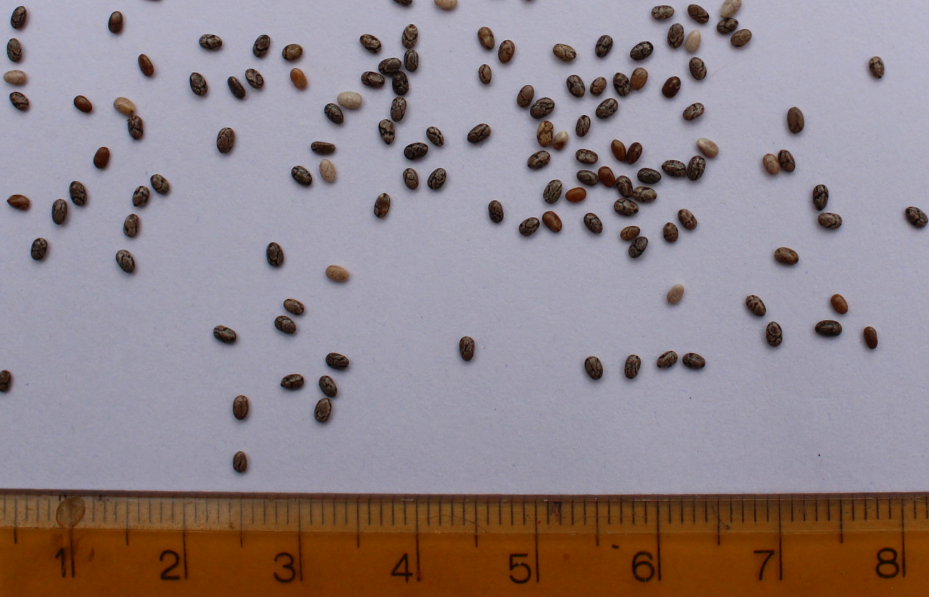
#> input picture Practica1/data/process2.png, 1857 x 1194 px (shown at 1/2 size)
$ python process2_v02.py
#> lines starting #> are read from the running program, lines starting #| are printed output that depends on the picture; after the words box and inside, x2 and y2 are one past the last pixel; in counts of white or black regions, pixels touching at a corner belong together; long printed decimals are rounded
#!/usr/bin/env python3
# -*- coding: utf-8 -*-
"""
Created on Tue Sep  8 11:10:48 2020

Contar objetos en una imagen.

@author: labo4_2020
"""


import numpy as np
import matplotlib.pyplot as plt
import matplotlib.patches as patches
from scipy import signal
from scipy import ndimage


# %%%%%%%%%%%%%%%%%%%%%%%%%%%%%%%%%%%%%%%%%%%%%%%%%%%%%%%%%%%%%%%%
# %% Estrategia 1: identificación de estructuras conexas.
# %%%%%%%%%%%%%%%%%%%%%%%%%%%%%%%%%%%%%%%%%%%%%%%%%%%%%%%%%%%%%%%%

#%% Leo la imagen
imagen = plt.imread('data/process2.png')
#> imagen is the input picture: shape (1194, 1857, 4) float32; mean R, G, B, A 0.57, 0.522, 0.535, 1
matriz =1-imagen[:, :, 2] # Elijo un canal
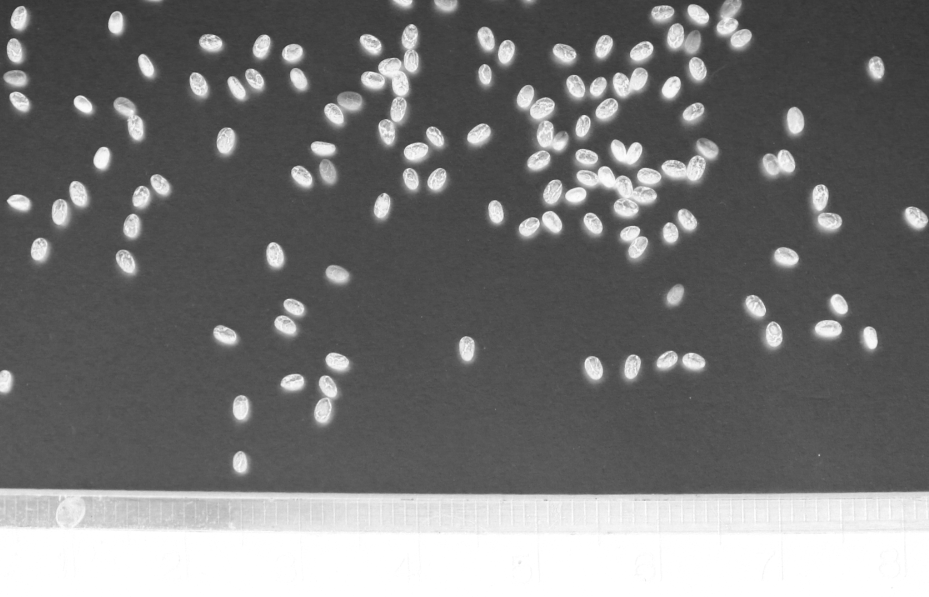
#> matriz: shape (1194, 1857) float32 (shown at 1/2 size); min 0.161, max 1, mean 0.463
fig, ax = plt.subplots()
im=ax.imshow(matriz)
fig.colorbar(im,ax=ax)


#%% Recorto la parte de abajo que no me interesa.
matriz=matriz[1:980,:];
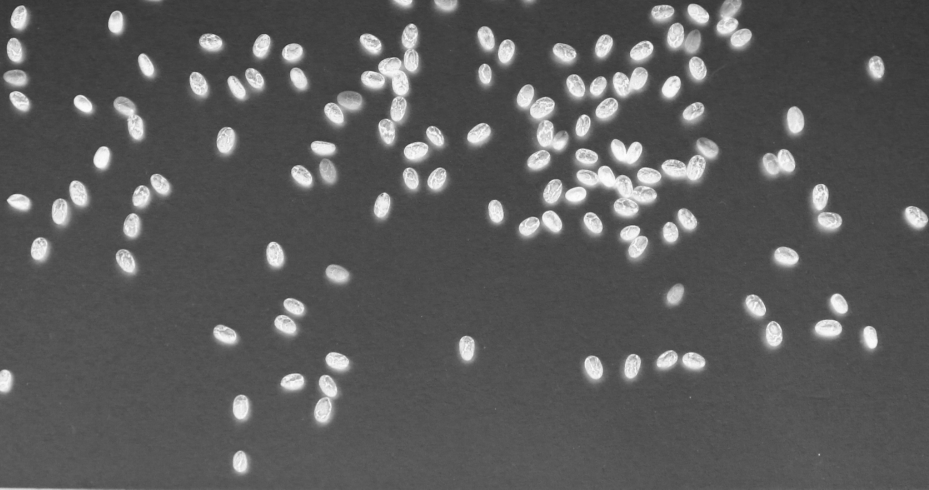
#> matriz: shape (979, 1857) float32 (shown at 1/2 size); min 0.161, max 1, mean 0.358
fig, ax = plt.subplots()
ax.imshow(matriz)


#%% Suavizo con promedios adyacentes
N=6
s=np.ones((N,N))/N**2;
B2=signal.convolve2d(matriz,s, mode='same');
fig, ax = plt.subplots()
im=ax.imshow(B2)
fig.colorbar(im, ax=ax)


#%%
#  Binarizamos:
B3=(B2>0.60); # elijo un umbral de binarización
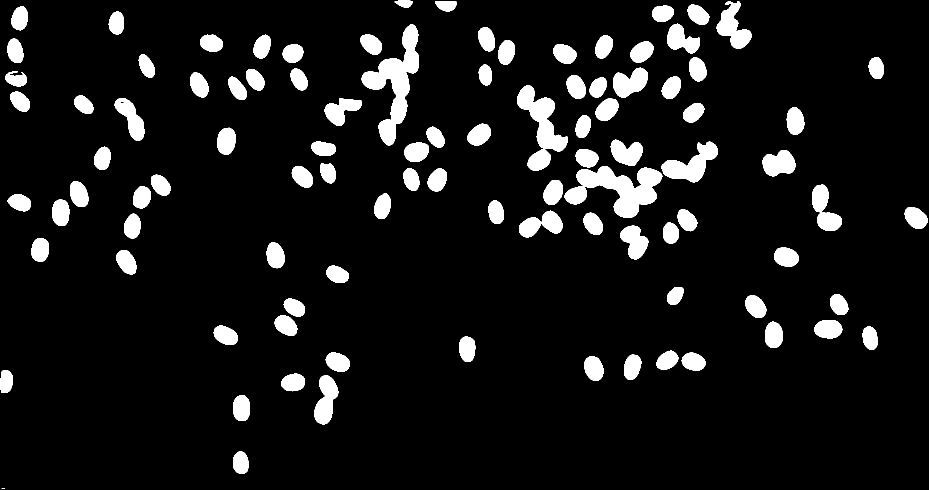
#> B3: shape (979, 1857) bool (shown at 1/2 size); 8.9% white; 99 white regions (1 under 20 px), largest, box (x1, y1, x2, y2) and area: (1129, 332, 1325, 436) 9801, (723, 49, 838, 291) 9768, (1034, 171, 1136, 303) 5536
B3b=B3.astype(float); # vuelvo a  convertir la matriz a punto flotante
fig, ax = plt.subplots()
ax.imshow(B3b)


#%%  Contamos objetos utilizando la rutina enlatada bwlabel()
[formas, cuentas] = ndimage.measurements.label(B3)
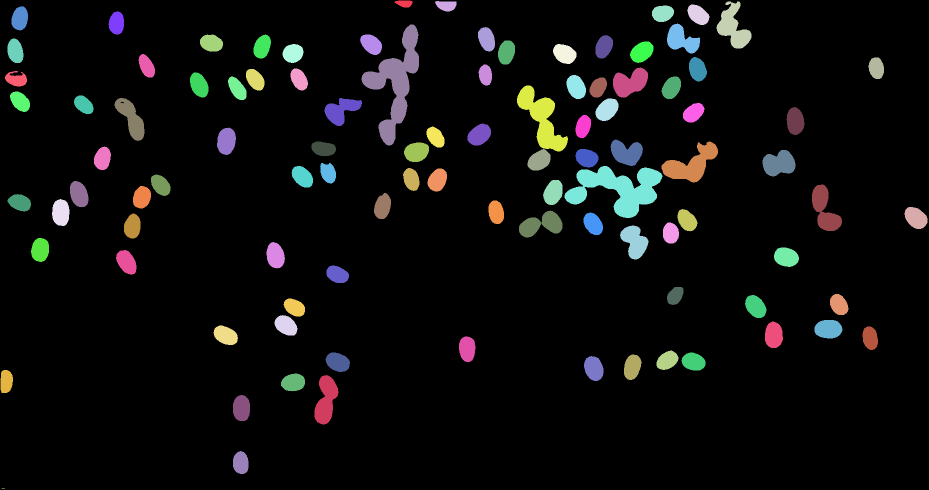
#> formas: shape (979, 1857) int32 (shown at 1/2 size); 100 distinct labels, from 0 to 99; one colour per label, 0 black
#> cuentas = 99
fig, ax = plt.subplots()
ax.imshow(formas==46,cmap='nipy_spectral')
print(cuentas)
#| 99

# %% preguntas:
# %% ¿estamos contando bien? ¿de más o de menos?
# %% ¿cómo depende el resultado del N de suavizado?
# %% ¿cómo depende el resultado del umbral de binarizado?
# %% ¿cómo depende el resultado del canal de color elegido?


# %%%%%%%%%%%%%%%%%%%%%%%%%%%%%%%%%%%%%%%%%%%%%%%%%%%%%%%%%%%%%%%%%%%%%%
# %% Estrategia 2: medir tamaño y ver cuánto está ocupado
# %%%%%%%%%%%%%%%%%%%%%%%%%%%%%%%%%%%%%%%%%%%%%%%%%%%%%%%%%%%%%%%%%%%%%%

#%% Leo la imagen
imagen = plt.imread('process2.png')
matriz =1-imagen[:, :, 2] # Elijo un canal
fig, ax = plt.subplots()
im=ax.imshow(matriz)
fig.colorbar(im,ax=ax)


#%% Recorto la parte de abajo que no me interesa.
matriz=matriz[1:980,:];
fig, ax = plt.subplots()
ax.imshow(matriz)


#%% # Suavizo con promedios adyacentes
N=10
s=np.ones((N,N))/N**2;
B2=signal.convolve2d(matriz,s, mode='same');
fig, ax = plt.subplots()
im=ax.imshow(B2)
fig.colorbar(im, ax=ax)

#%%
#  Binarizamos y enconramos la coordenadas algunas semillas
B3=(B2>0.7); # elijo un umbral de binarización
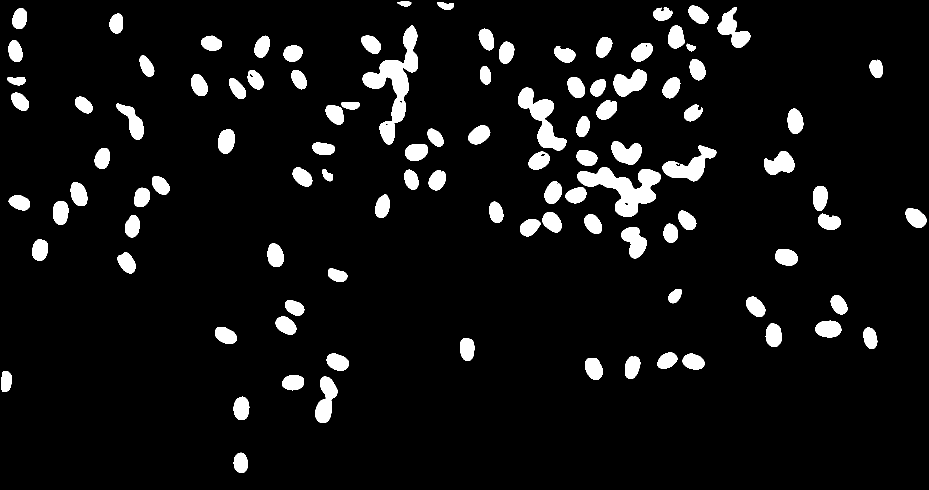
#> B3: shape (979, 1857) bool (shown at 1/2 size); 7% white; 103 white regions, largest, box (x1, y1, x2, y2) and area: (725, 51, 836, 289) 8109, (1155, 334, 1322, 434) 7303, (1036, 175, 1133, 301) 4503
B3b=B3.astype(int); # vuelvo a  convertir la matriz a punto flotante
fig, ax = plt.subplots()
im=ax.imshow(B3b)
fig.colorbar(im, ax=ax)

# Coordenadas de una zona con cuatro objetos
x0=1100; dx=350;
y0=680; dy=120;
rect = patches.Rectangle((x0,y0),dx,dy,linewidth=1,edgecolor='r',facecolor='none')
ax.add_patch(rect)


#%% Sumamos el área de las cuatro semillas del recuadro;
area_single=np.sum(B3b[y0:y0+dy,x0:x0+350])/4 #un cuarto de esto es el area de una semilla
#> area_single = 1081

#%% Contamos la cantidad de semillas como el área total dividito por el area de una.
area_total=np.sum(B3b) #%el área total de TODAS las semillas
#> area_total = 127308
cuenta=area_total/area_single; # la cantidad de semillas
#> cuenta = 117.8
print(cuenta)
#| 117.769


#%% preguntas
# %% ¿estamos contando bien? ¿de más o de menos?
# %% ¿porqué de un número no entero? ¿cómo deberíamos redondearlo?
# %% ¿cómo depende el resultado del umbral de binarización y del suavizado?
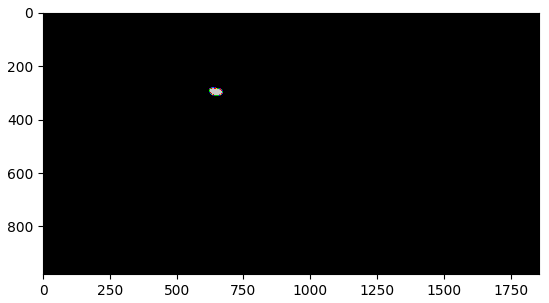
#> figure drawn by matplotlib, 1 panel
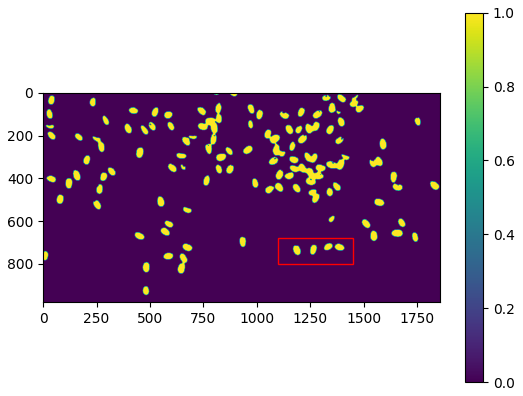
#> figure drawn by matplotlib, 2 panels

$ run again, with Practica1/data/process1.png copied over Practica1/data/process2.png
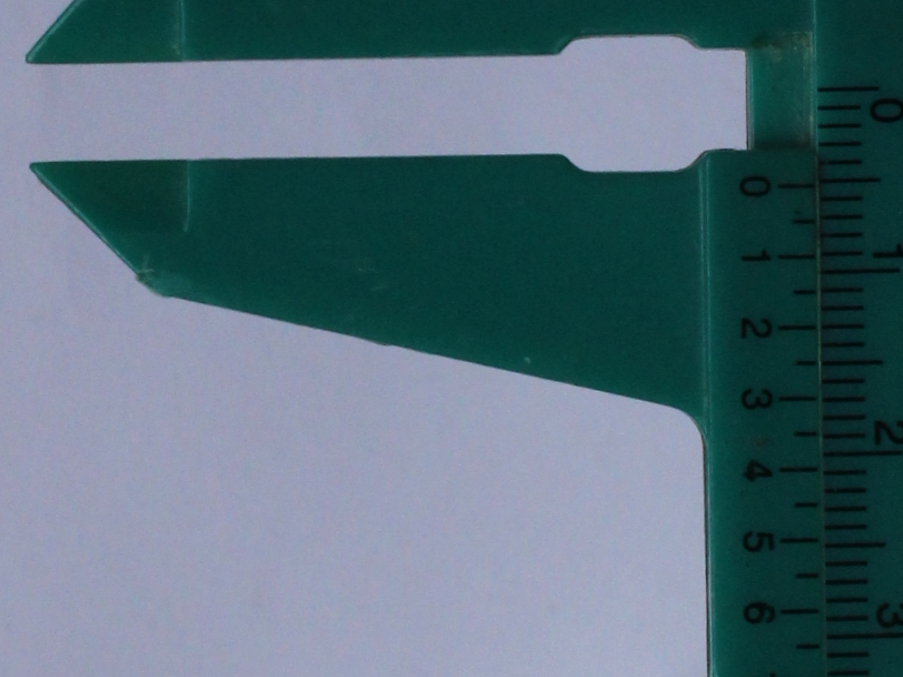
#> input picture Practica1/data/process1.png, 903 x 677 px
#> imagen is the input picture: shape (677, 903, 4) float32; mean R, G, B, A 0.342, 0.437, 0.483, 1
#> formas: shape (676, 903) int32; 6 distinct labels, from 0 to 5
#> cuentas = 5
#| 5
#> `B3=(B2>0.7);`:
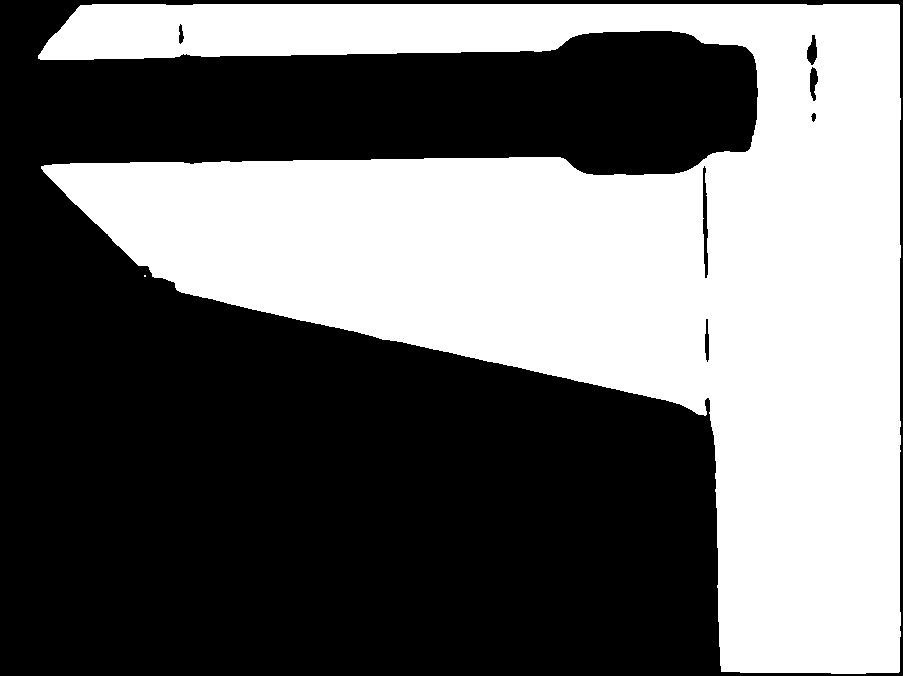
#> B3: shape (676, 903) bool; 42.6% white; 2 white regions (1 under 20 px), largest, box (x1, y1, x2, y2) and area: (38, 4, 901, 674) 260235
#> area_single = 0
#> area_total = 260239
#> cuenta = inf
#| inf
#> `# %% ¿cómo depende el resultado del umbral de binarización y del suavi..`:
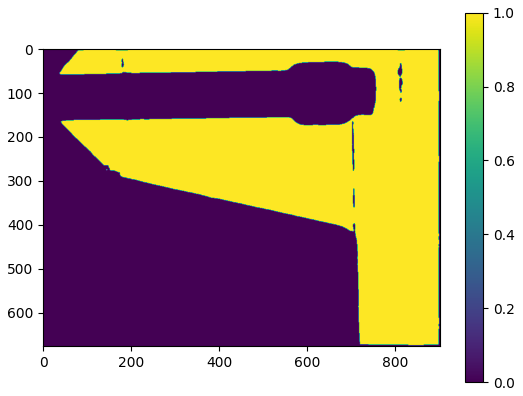
#> figure drawn by matplotlib, 2 panels

$ run again, with Practica1/data/process3.png copied over Practica1/data/process2.png
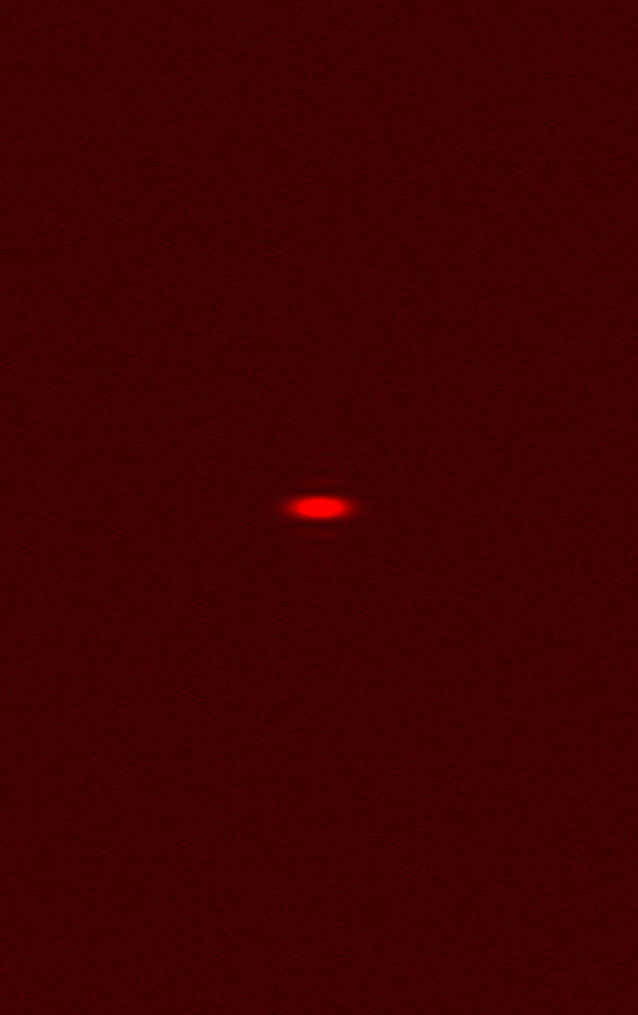
#> input picture Practica1/data/process3.png, 638 x 1015 px
#> imagen is the input picture: shape (1015, 638, 3) float32; mean R, G, B 0.251, 0, 0
#> `B3=(B2>0.60);`:
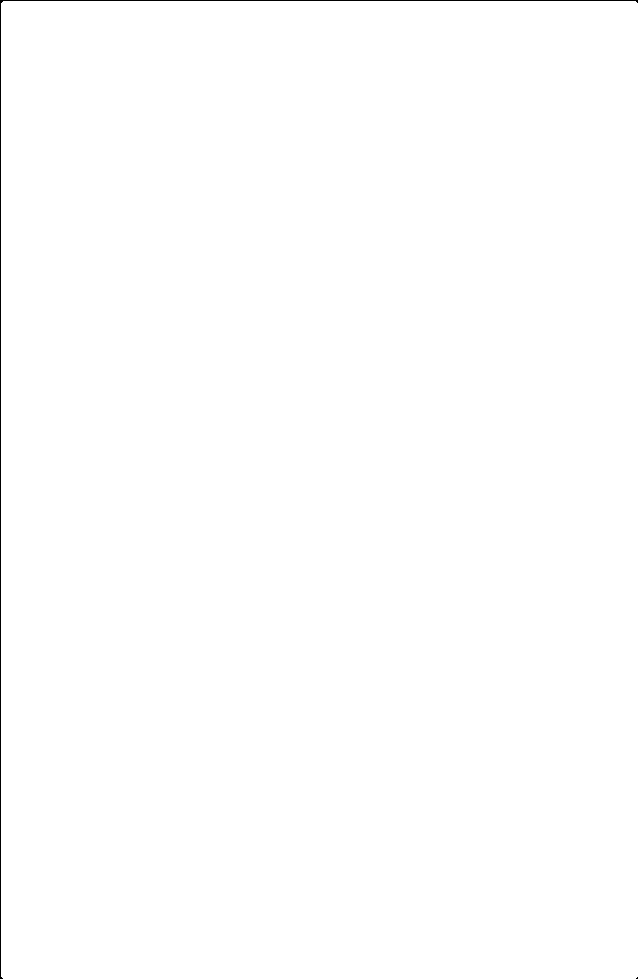
#> B3: shape (979, 638) bool; 99.7% white; black in thin lines or dots
#> formas: shape (979, 638) int32; values 0 (black) and 1 (white), 99.7% white; black in thin lines or dots
#> cuentas = 1
#| 1
#> area_single = 0
#> area_total = 619736
#> cuenta = inf
#| inf
#> `# %% ¿cómo depende el resultado del umbral de binarización y del suavi..`:
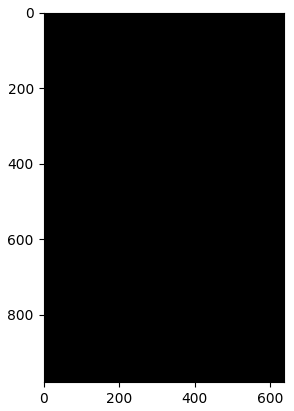
#> figure drawn by matplotlib, 1 panel

$ run again, with Practica1/data/process4.png copied over Practica1/data/process2.png
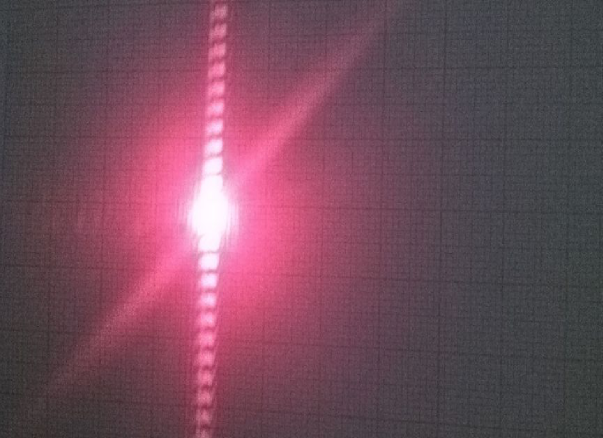
#> input picture Practica1/data/process4.png, 1205 x 876 px (shown at 1/2 size)
#> imagen is the input picture: shape (876, 1205, 4) float32; mean R, G, B, A 0.448, 0.295, 0.355, 1
#> formas: shape (875, 1205) int32; 79 distinct labels, from 0 to 78
#> cuentas = 78
#| 78
#> area_single = 3030
#> area_total = 425835
#> cuenta = 140.5
#| 140.540
#> `# %% ¿cómo depende el resultado del umbral de binarización y del suavi..`:
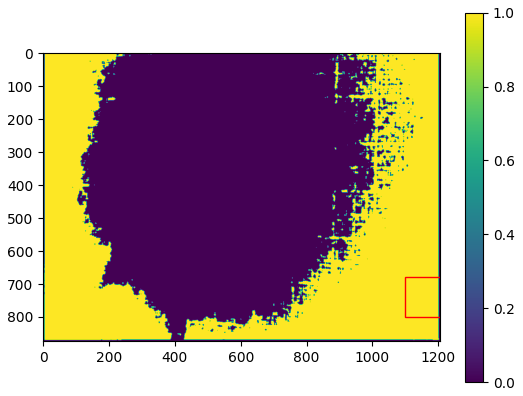
#> figure drawn by matplotlib, 2 panels
